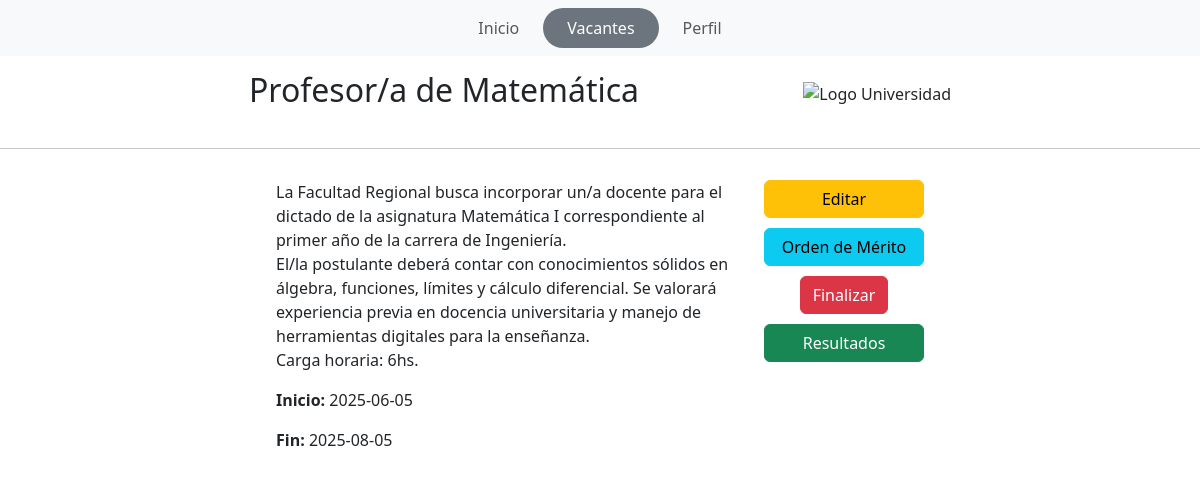
The app's page /php/unavacante.php?id=1 (signed in), older data.
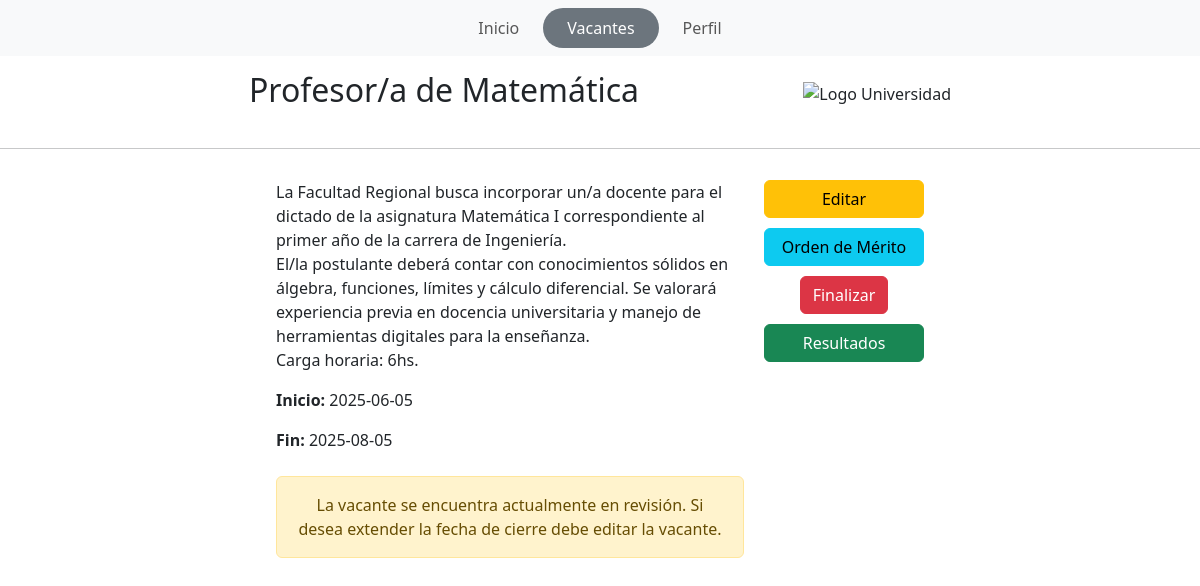
The same page, newer data.
### php/unavacante.php (the view, shortened to what this page needs)
<?php
require("conection.php");
$usuario_id = (int) $_SESSION["usuario_id"];
$idVacante = intval($_GET['id']);
$sql_usuario = "SELECT * FROM persona WHERE id = $usuario_id";
$res_usuario = mysqli_query($conn, $sql_usuario);
$usuario = mysqli_fetch_assoc($res_usuario);
$tiene_cv = !empty($usuario['cv']) && file_exists($usuario['cv']);
$sql_check_postulacion = "SELECT * FROM postulacion WHERE ID_Persona = $usuario_id AND ID_Vacante = $idVacante";
$res_postulacion = mysqli_query($conn, $sql_check_postulacion);
$ya_postulado = mysqli_num_rows($res_postulacion) > 0;
$sql = "SELECT * FROM vacante WHERE id = $idVacante";
$resultado = mysqli_query($conn, $sql);
$vacante = mysqli_fetch_assoc($resultado);
?>
<!DOCTYPE html>
<html lang="es">
<head>
  <link href="https://cdn.jsdelivr.net/npm/bootstrap@5.3.3/dist/css/bootstrap.min.css" rel="stylesheet">
  <link href="../css/estilosunavacante.css" rel="stylesheet">
  <link href="https://cdn.jsdelivr.net/npm/bootstrap-icons@1.10.5/font/bootstrap-icons.css" rel="stylesheet">
</head>
<body>
<nav class="navbar navbar-expand-lg navbar-light bg-light">
  <div class="container">
    <div class="collapse navbar-collapse justify-content-center">
      <ul class="navbar-nav">
        <li class="nav-item"><a class="nav-link px-4" href="../index.php">Inicio</a></li>
        <li class="nav-item"><a class="nav-link active rounded-pill px-4 bg-secondary text-white" href="vacantes.php">Vacantes</a></li>
        <li class="nav-item"><a class="nav-link px-4" href="../php/perfil.php">Perfil</a></li>
      </ul>
    </div>
  </div>
</nav>
<div class="contenedor">
  <div class="cabecera">
    <h2><?= htmlspecialchars($vacante['titulo']) ?></h2>
    <img src="https://encrypted-tbn0.gstatic.com/images?q=tbn:ANd9GcT_FEqjavcxlrifqvl75bLKmY4my0fdwLqDmQ&s" alt="Logo Universidad" class="imagen">
  </div>
</div>
<hr>
<div class="contenedor">
  <div class="columna">
    <p><?= nl2br(htmlspecialchars($vacante['descripcion'])) ?></p>
    <p><strong>Inicio:</strong> <?= htmlspecialchars($vacante['fecha_ini']) ?></p>
    <p><strong>Fin:</strong> <?= htmlspecialchars($vacante['fecha_fin']) ?></p>
    <?php if ($_SESSION['rol'] == 2 && $vacante['estado'] === 'en revision'): ?>
        <div class="alert alert-warning text-center mt-2">
          La vacante se encuentra actualmente en revisión. Si desea extender la fecha de cierre debe editar la vacante.
        </div>
<?php endif; ?>
  </div>
  <div class="columna-botones">
    <div class="contenedor-botones">
      <?php if ($_SESSION['rol'] == 0): ?>
        <?php if ($ya_postulado): ?>
          <div class="alert alert-info">Ya estás postulado a esta vacante.</div>
        <?php elseif (!$tiene_cv): ?>
          <div class="alert alert-warning">No tienes cargado un Curriculum.</div>
        <?php else: ?>
          <button class="btn btn-primary" data-bs-toggle="modal" data-bs-target="#modalPostulacion">
            Postulate
          </button>
        <?php endif; ?>
      <?php elseif ($_SESSION['rol'] == 1 || $_SESSION['rol'] == 2): ?>
        <a href="editar_vacante.php?id=<?= $vacante['ID'] ?>" class="btn btn-warning">Editar</a>
        <a href="orden_de_merito.php?id=<?= $vacante['ID'] ?>" class="btn btn-info">Orden de Mérito</a>
        <?php
          if($vacante['estado'] != "cerrada"){
         echo "<button type='button' class='btn btn-danger' data-bs-toggle='modal' data-bs-target='#finalizarModal'>Finalizar</button>";
          }
        ?>
      <?php endif; ?>
      <a href="resultados.php?id=<?= $vacante['ID'] ?>" class="btn btn-success">Resultados</a>
    </div>
  </div>
</div>
</body>
</html>

Row changes from the older to the newer data that the page shows:
changed vacante "Profesor/a de Matemática": estado "abierta" → "en revision" (drawn)
Text that changed along with them:
text now shown: "La vacante se encuentra actualmente en revisión. Si desea extender la fecha de cierre debe editar la vacante."
